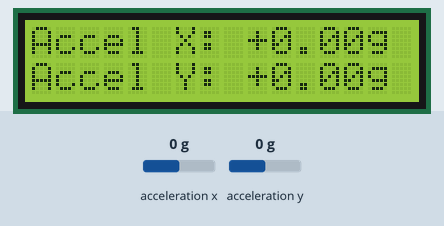
Recording of a program running on a simulated Raspberry Pi (BCM pin numbers). On the bench: 16×2 character LCD. The test bench sets the inputs (shaded band); at power-on: acceleration x 0 g, acceleration y 0 g. What the program prints to the terminal is not drawn.

Above: at 1.2 s.
1.3 s: acceleration x set to -1.4 g
At 2.8 s:
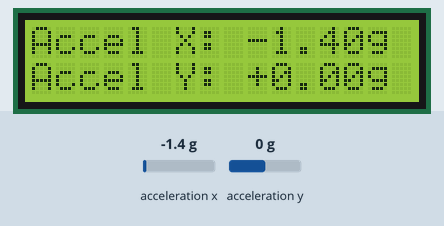
3.1 s: acceleration y set to -1.4 g
At 4.1 s:
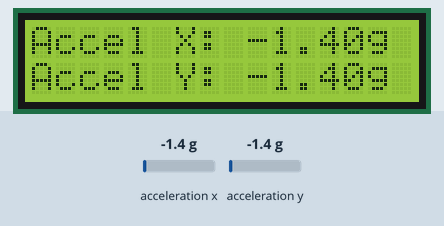
4.7 s: acceleration x set to -0.8 g
At 6.2 s:
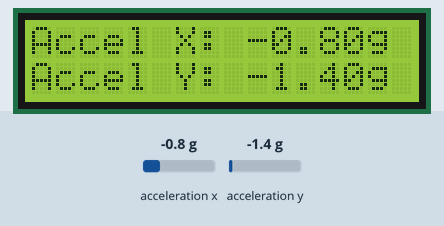
6.5 s: acceleration y set to -0.8 g
At 7.4 s:
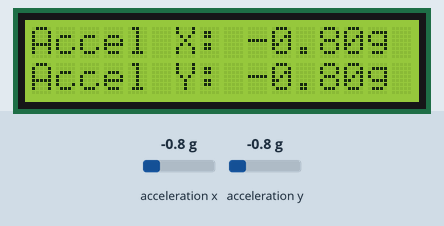
Timing chart, 0 to 9.1 s (numbered marks = the images above; inputs shaded):
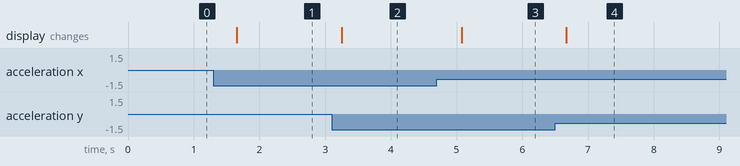

The program:

mpu_with_lcd.py
```python
import smbus2
import time

from rpi_lcd import LCD

#Addresses
MPU_ADDR = 0x68

#MPU6050 Registers
PWR_MGMT_1 = 0x6B
ACCEL_XOUT_H = 0x3B
ACCEL_YOUT_H = 0x3D
#Initliaze Hardware
bus = smbus2.SMBus(1)

lcd = LCD() #Default address 0x27


#wake up MPU6050
bus.write_byte_data(MPU_ADDR, PWR_MGMT_1, 0)

def read_accel(addr):
    high = bus.read_byte_data(MPU_ADDR, addr)
    low = bus.read_byte_data(MPU_ADDR, addr + 1)
    value = (high << 8)  | low
    if value  > 32768:
        value -= 65536
    return value / 16384.0 #Scale to 'g'

print("System Active: Outputting to LCD......")


try:
    while True:
        ax = read_accel(ACCEL_XOUT_H)
        ay = read_accel(ACCEL_YOUT_H)

        #Format strings for the LCD

        line1 = f"Accel X: {ax:+.2f}g"
        line2 = f"Accel Y: {ay:+.2f}g"


        lcd.text(line1, 1)
        lcd.text(line2, 2)


        time.sleep(0.2)


except KeyboardInterrupt:
    lcd.clear()
    print("\n System Shutdown.")

    
```

Measured:
- after the input at 1.3 s, the display: changes after 0.36 s (image 1)
- after the input at 3.1 s, the display: changes after 0.15 s (image 2)
- after the input at 4.7 s, the display: changes after 0.38 s (image 3)
- after the input at 6.5 s, the display: changes after 0.17 s (image 4)
